Frame 1 (no input): blank canvas, image omitted
Frame 60 (the mouse pressed at the canvas centre just before this capture): blank canvas, image omitted
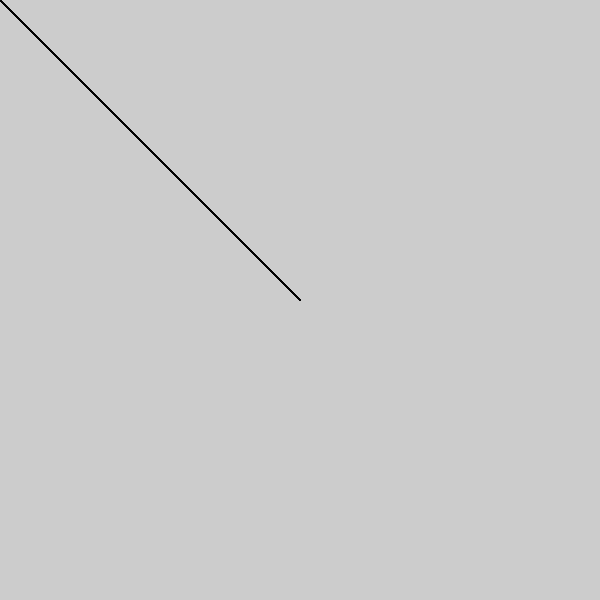
Frame 120 (the mouse held since frame 60 and released just before this capture)

The Processing sketch whose frames 1 and 60 were blank and that drew this single picture after the mouse press (run headless with seeded random() and noise(); from frame 60 on, the mouse is pressed at the canvas centre):

// Processing sketch: processing_134220
// ── processing_134220.pde

void setup(){
size(600,600);}
void draw(){
line(mouseX,mouseY,40,40);}
